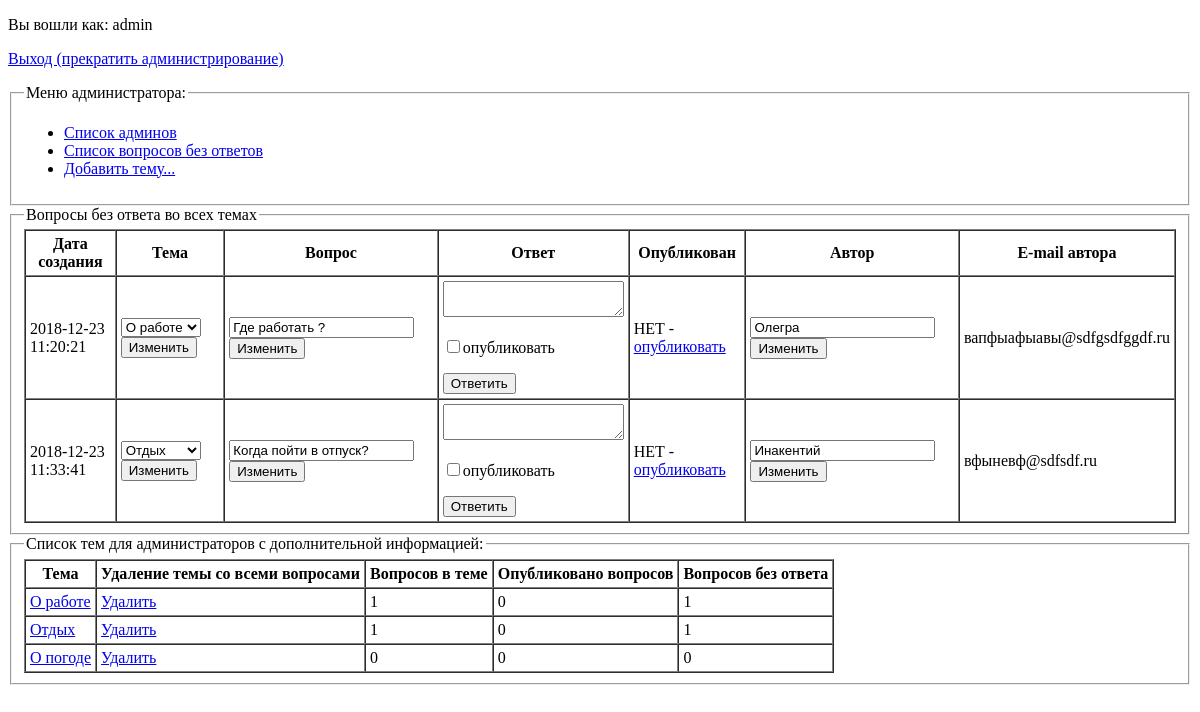
/index.php?unansQuestions=unansQuestions (signed in), run on an earlier commit of the app's database.
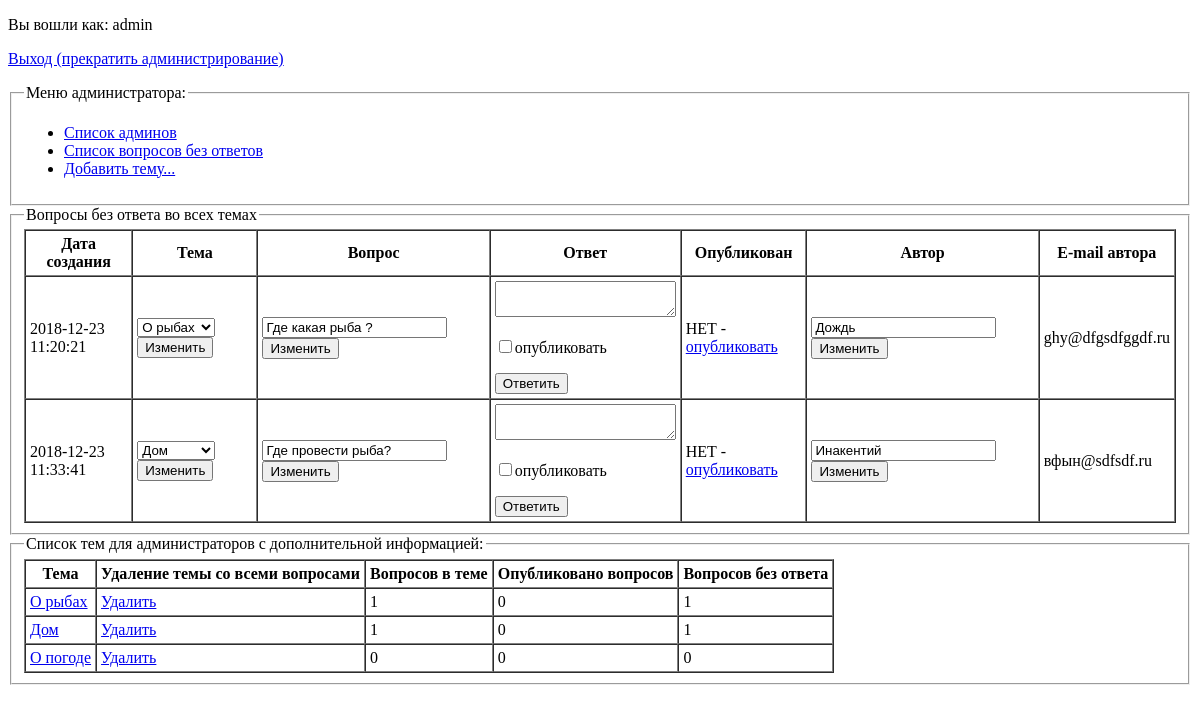
And on a later commit of the database.
### tables this page shows
CREATE TABLE `questions` (
  `id` int(11) NOT NULL,
  `theme_id` int(11) NOT NULL,
  `question` text NOT NULL,
  `answer` text,
  `published` int(11) NOT NULL DEFAULT '0',
  `author_name` char(30) NOT NULL,
  `e-mail` char(30) NOT NULL,
  `date_added` timestamp NOT NULL DEFAULT CURRENT_TIMESTAMP
);

CREATE TABLE `themes` (
  `id` int(11) NOT NULL,
  `theme` varchar(100) NOT NULL
);

### Controller/Administration.php (called while the page is built, shortened)
<?php
class Administration
{
   private $db;
    public function __construct($db)
    {
        $this->db = $db;
    }
    public function unansQuestions()
    {
        $questionsTable = new QuestionsTable($this->db);
        $allUnansQuestions = $questionsTable -> unansQuestions();
        $themesTable = new ThemesTable($this->db);
        $themes = $themesTable -> getThemes();
        include_once 'View/unansQuestions.php';
    }
}

### Model/QuestionsTable.php (called while the page is built, shortened)
<?php
class QuestionsTable
{
    private $db;
    public function __construct($db)
    {
        $this->db = $db;
    }
		public function countAllQuesInThemeArray($param)
		{
			$sql = "SELECT COUNT(*) as 'Вопросов в теме' FROM `questions` WHERE `theme_id`='$param' GROUP BY `theme_id`";
			$countAllQuesInThemeArray = $this->db->query($sql)->fetchAll(PDO::FETCH_ASSOC);
			return $countAllQuesInThemeArray;
		}
    public function countUnansweredQuesInThemeArray($param)
    {
        $sql = "SELECT COUNT(*) AS 'Вопросов без ответа' FROM `questions` WHERE `theme_id`='$param' AND (`answer` IS NULL OR `answer`='') GROUP BY `theme_id`";
        $countUnansweredQuesInThemeArray = $this->db->query($sql)->fetchAll(PDO::FETCH_ASSOC);
        return $countUnansweredQuesInThemeArray;
    }
    public function unansQuestions()
    {
        $sql = "SELECT `questions`.`id`, `theme_id`, `theme`, `question`, `answer`, `published`, `author_name`, `e-mail`, `date_added` FROM `questions` JOIN `themes` ON `themes`.`id`=`questions`.`theme_id` WHERE `answer` IS NULL OR `answer`='' ORDER BY `date_added` ASC";
        $allUnansQuestions = $this->db->query($sql)->fetchAll(PDO::FETCH_ASSOC);
        return $allUnansQuestions;
    }
}

### Model/ThemesTable.php (called while the page is built, shortened)
<?php
class ThemesTable
{
    private $db;
    public function __construct($db)
    {
        $this->db = $db;
    }
    public function getThemes()
    {
        $sql = "SELECT * FROM `themes`";
        $themes = $this->db->query($sql)->fetchAll(PDO::FETCH_ASSOC);
        return $themes;
    }
}

### View/unansQuestions.php (the view, shortened to what this page needs)
<!DOCTYPE html>
<html lang="ru">
<head>
</head>
<body>
    <fieldset>
        <legend>Вопросы без ответа во всех темах</legend>
        <table width="" border="1" cellpadding="4" cellspacing="0">
            <tr>
                <th>Дата создания</th>
                <th>Тема</th>
                <th>Вопрос</th>
                <th>Ответ</th>
                <th>Опубликован</th>
                <th>Автор</th>
                <th>E-mail автора</th>
            </tr>
            <?php foreach ($allUnansQuestions as $unansQuestion) : ?>
                <tr>
                    <td><?= $unansQuestion['date_added'] ?></td>
                    <td>
                        <form action="index.php?showQuestionId=<?=$unansQuestion['id']?>&unansQuestions=unansQuestions" method="POST">
                            <select name="changeThemeId">
                                <?php foreach ($themes as $theme) : ?>
                                    <option <?php if ($unansQuestion['theme_id'] == $theme['id']):?>
                                        selected<?php endif ?> value="<?= $theme['id'] ?>">
                                        <?= $theme['theme'] ?>
                                    </option>
                                <?php endforeach ?>
                            </select>
                            <button type="submit">Изменить</button>
                        </form>
                    </td>
                    <td>
                        <form action="index.php?showQuestionId=<?=$unansQuestion['id']?>&unansQuestions=unansQuestions" method="POST">
                            <input type="text" size="" name="changeQuestion" value="<?= $unansQuestion['question'] ?>">
                            <input type="submit" value="Изменить">
                        </form>
                     </td>
                    <td>
                        <form action="index.php?showQuestionId=<?=$unansQuestion['id']?>&unansQuestions=unansQuestions" method="POST">
                            <textarea type="text" size="" name="changeAnswer" value=""><?= $unansQuestion['answer'] ?></textarea>
                            <p><input type="checkbox" name="publish" value="<?=$unansQuestion['id']?>">опубликовать</p>
                            <input type="submit" value="Ответить">
                        </form>
                    </td>
                    <td>
                        <?php if ($unansQuestion['published'] == 1) : ?>
                            <p>ДА - <a href="index.php?publishedOnOff=0&showQuestionId=<?=$unansQuestion['id']?>&unansQuestions=unansQuestions">скрыть</a></p>
                        <?php else : ?>
                            <p>НЕТ - <a href="index.php?publishedOnOff=1&showQuestionId=<?=$unansQuestion['id']?>&unansQuestions=unansQuestions">опубликовать</a></p>
                        <?php endif ?>
                    </td>
                    <td>
                        <form action="index.php?showQuestionId=<?=$unansQuestion['id']?>&unansQuestions=unansQuestions" method="POST">
                            <input type="text" size="" name="changeAuthorName" value="<?= $unansQuestion['author_name'] ?>">
                            <input type="submit" value="Изменить">
                        </form>
                    </td>
                    <td><?= $unansQuestion['e-mail'] ?></td>
                </tr>
            <?php endforeach ?>
        </table>
    </fieldset>
</body>
</html>

### index.php (shortened to what this page needs)
<?php
$db = db();
spl_autoload_register(function ($className) {
    $file = __DIR__ .'/Model/'.$className.'.php';
  });
$controller = new Controller($db);
$controller -> controllerForStart();
$controller -> controllerAuthorizationForAdmin();
if (isset($_SESSION['adminLogin'])) {
    include_once 'View/menuForAdmin.php';
	$administration = new Administration($db);
    if (isset($_GET['unansQuestions'])) {
        $administration -> unansQuestions();
    }
}
$controller -> themesForAll();

### View/menuForAdmin.php (shortened to what this page needs)
<!DOCTYPE html>
<html lang="ru">
<head>
</head>
<body>
    <p>Вы вошли как: <?=$_SESSION['adminLogin']?></p>
    <p><a href="index.php?exit=exit">Выход (прекратить администрирование)</a></p>
    <fieldset>
        <legend>Меню администратора:</legend>
		<ul>
            <li><a href="index.php?listAdmin=listAdmin">Список админов</a></li>
            <li><a href="index.php?unansQuestions=unansQuestions">Список вопросов без ответов</a></li>
            <li><a href="index.php?addTheme=addTheme">Добавить тему...</a></li>
        </ul>
    </fieldset>
</body>
</html>

### Controller/Controller.php (shortened to what this page needs)
<?php
class Controller
{
    private $db;
    public function __construct($db)
    {
        $this->db = $db;
    }
    public function themesForAll()
    {
        $themesTable = new ThemesTable($this->db);
        $themes = $themesTable -> getThemes();
        if (!empty($themes)) {
            foreach ($themes as $theme) {
                $questionsTable = new QuestionsTable($this->db);
                $countAllQuesInThemeArray = $questionsTable -> countAllQuesInThemeArray($theme['id']);
                if ($countAllQuesInThemeArray) {
                    foreach ($countAllQuesInThemeArray as $countAllQues) {
                    }
                } else {
                    $countAllQues['Вопросов в теме'] = 0;
                }
                $countPublishedQuesInThemeArray = $questionsTable -> countPublishedQuesInThemeArray($theme['id']);
                if ($countPublishedQuesInThemeArray) {
                    foreach ($countPublishedQuesInThemeArray as $countPublishedQues) {
                    }
                } else {
                    $countPublishedQues['Опубликовано вопросов'] = 0;
                }
                $countUnansweredQuesInThemeArray = $questionsTable -> countUnansweredQuesInThemeArray($theme['id']);
                if ($countUnansweredQuesInThemeArray) {
                    foreach ($countUnansweredQuesInThemeArray as $countUnansweredQues) {
                    }
                } else {
                    $countUnansweredQues['Вопросов без ответа'] = 0;
                }
                $themesMoreInfo[] = array('id' => $theme['id'], 'theme' => $theme['theme'], 'Вопросов в теме' => $countAllQues['Вопросов в теме'], 'Опубликовано вопросов' => $countPublishedQues['Опубликовано вопросов'], 'Вопросов без ответа' => $countUnansweredQues['Вопросов без ответа']);
            }
        } else {
            $themesMoreInfo = 0;
        }
        if ($themesMoreInfo != 0) {
            if (isset($_SESSION['adminLogin'])) {
                include_once 'View/themesListForAdmins.php';
            } else {
                include_once 'View/themesListForUsers.php';
            }
        } else {
            if (!isset($_GET['admin'])) {
                include_once 'View/themesListEmpty.php';
            }
        }
        return $themes;
    }
}

### View/themesListForAdmins.php (shortened to what this page needs)
<html lang="ru">
<head>
</head>
<body>
    <fieldset>
        <legend>Список тем для администраторов с дополнительной информацией:</legend>
        <table width="" border="1" cellpadding="4" cellspacing="0">
            <tr>
                <th>Тема</th>
                <th>Удаление темы со всеми вопросами</th>
                <th>Вопросов в теме</th>
                <th>Опубликовано вопросов</th>
                <th>Вопросов без ответа</th>
            </tr>
            <?php foreach ($themesMoreInfo as $theme) : ?>
            <tr>
                <td><a href="index.php?showQuestionsTheme=<?=$theme['id']?>"><?= $theme['theme']?></a></td>
                <td><a href="index.php?delTheme=<?=$theme['id']?>">Удалить</a></td>
                <td><?= $theme['Вопросов в теме']?></td>
                <td><?= $theme['Опубликовано вопросов']?></td>
                <td><?= $theme['Вопросов без ответа']?></td>
            </tr>
            <?php endforeach ?>
        </table>
    </fieldset>
</body>
</html>

What changed in the data, as far as the page shows it:
changed questions: changeThemeId "О работе" → "О рыбах"; changeQuestion "Где работать ?" → "Где какая рыба ?"; changeAuthorName "Олегра" → "Дождь"; value "вапфыафыавы@sdfgsdfggdf.ru" → "ghy@dfgsdfggdf.ru"; theme.theme "О работе" → "О рыбах"
changed questions "Инакентий": changeThemeId "Отдых" → "Дом"; changeQuestion "Когда пойти в отпуск?" → "Где провести рыба?"; value "вфыневф@sdfsdf.ru" → "вфын@sdfsdf.ru"; theme.theme "Отдых" → "Дом"
